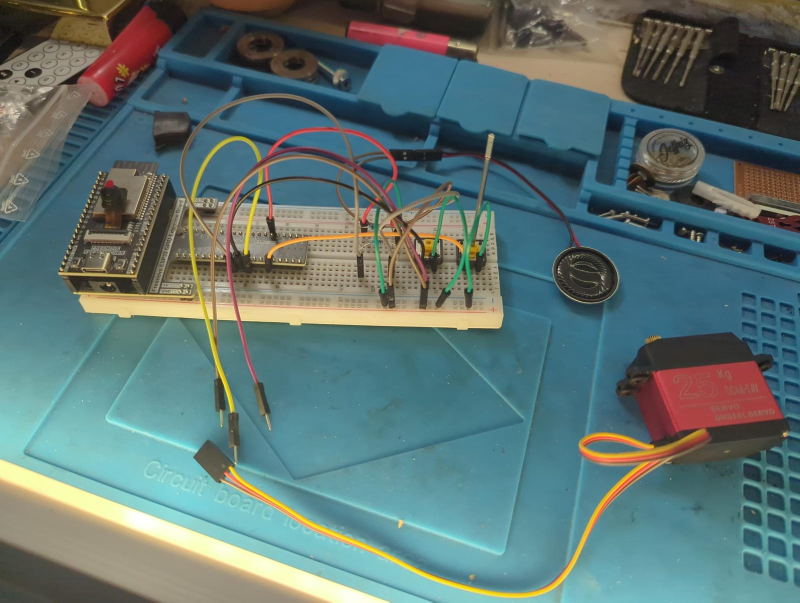
#> input picture docs/photos/2026-11-08-bench-wrover-breadboard-servo-overview.jpg, 1600 x 1205 px (shown at 1/2 size)
$ python build.py
#> lines starting #> are read from the running program, lines starting #| are printed output that depends on the picture
#!/usr/bin/env python3
"""
Build the static site so it always reflects the repository.

Run from anywhere:  python site/build.py [OUTPUT_DIR]
OUTPUT_DIR defaults to site/_build (not committed). The site shows only the current design (hardware 6.4: chassis
6.4 and electronics module case 1.0), at stable URLs. The script:
  - copies site/ (css, js, img, vendored three.js, the assembly wizard site/assembly/) into the output folder
  - home page <out>/index.html, print guide print/ (site/printguide.py, from hardware/plates/), module page module/
    (site/modulepage.py) and manual page manual/ (docs/manual/ and hardware/template/), in English, Italian and
    German: site/pages.py with the texts in site/content/
  - copies the bench photos of the home page from docs/photos/ into <out>/photos/, with smaller previews in
    <out>/photos/thumb/ when Pillow is installed (the originals otherwise)
  - every footer shows the hardware, firmware and product versions (site/versions.py) and the build commit
  - full-screen 3D page <out>/3d/ from hardware/assembly/ with site/viewer/make_viewer.py (decimated meshes as
    separate STL files, three.js r128 from site/vendor/three-r128/); bought-parts page <out>/parts/
    (hardware/bom.json, chassis and module) with site/bom.py
The 3D page needs numpy, and fast_simplification to decimate the meshes (without it the full
meshes are used): pip install numpy fast_simplification. Everything else is standard library.
"""
import shutil
import sys
from pathlib import Path

SITE = Path(__file__).resolve().parent
ROOT = SITE.parent
OUT = Path(sys.argv[1]).resolve() if len(sys.argv) > 1 else SITE / '_build'
REPO = 'https://github.com/ricricucit/kibble-dispenser'


def copy_photos(names):
    """Copy the photos to <out>/photos/ and write previews to <out>/photos/thumb/ (Pillow) or copy them there."""
    src, dst, thumbs = ROOT / 'docs/photos', OUT / 'photos', OUT / 'photos/thumb'
    thumbs.mkdir(parents=True, exist_ok=True)
    try:
        from PIL import Image
    except ImportError:
        Image = None
        print('Pillow not installed: the photos use the full-size images')
    for name in names:
        f = src / name
        if not f.exists():
            sys.exit(f'{f.relative_to(ROOT)} not found')
        shutil.copy2(f, dst / name)
        if Image:
            with Image.open(f) as im:
#> im is the input picture: PIL image 1600x1205 RGB; mean R, G, B 93.9, 115.7, 113.5
                im.thumbnail((640, 640))
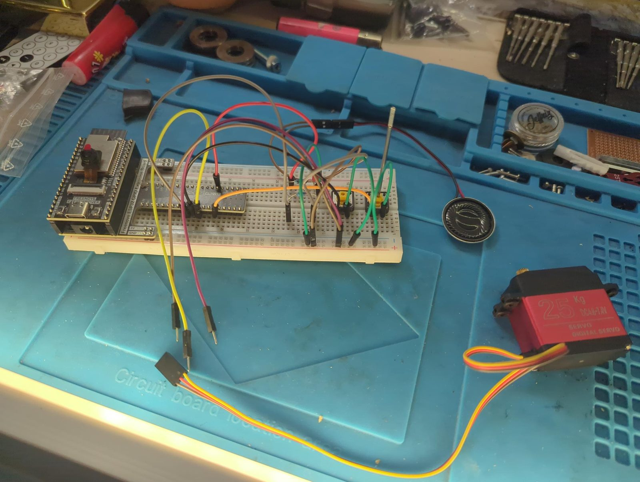
#> im: PIL image 640x482 RGB; mean R, G, B 93.9, 115.7, 113.5
                im.save(thumbs / name, quality=80, optimize=True, progressive=True)
        else:
            shutil.copy2(f, thumbs / name)


LINKS_CURRENT = [
    {'href': '../', 'label': {'en': 'Project home', 'it': 'Pagina del progetto', 'de': 'Projektseite'}},
    {'href': '../print/', 'label': {'en': 'Print guide', 'it': 'Guida di stampa', 'de': 'Druckanleitung'}},
    {'href': '../parts/', 'label': {'en': 'Bought parts', 'it': 'Pezzi extra', 'de': 'Zukaufteile'}},
    {'href': '../module/', 'label': {'en': 'Electronics module', 'it': 'Modulo elettronica', 'de': 'Elektronikmodul'}},
    {'href': '../assembly/', 'label': {'en': 'Assembly guide', 'it': 'Guida al montaggio', 'de': 'Montageanleitung'}},
    {'href': '../manual/', 'label': {'en': 'Manual', 'it': 'Manuale', 'de': 'Handbuch'}},
    {'href': f'{REPO}/tree/main/hardware', 'label': {'en': 'Files on GitHub', 'it': 'File su GitHub', 'de': 'Dateien auf GitHub'}},
]
# 3D page: (manifest, output folder, path to the site root, links, face cap per part, mesh budget MB, extra page data)
VIEWERS = [
    ('hardware/assembly/v64_viewer.json', '3d', '../', LINKS_CURRENT, 30000, 24.0, {}),
]


def design_pages():
    """Full-screen 3D page 3d/ and bought-parts page parts/."""
    sys.path.insert(0, str(SITE / 'viewer'))
    sys.path.insert(0, str(SITE))
    try:
        import make_viewer
        import versions
    except ImportError as e:
        sys.exit(f'the 3D pages need numpy ({e}): pip install numpy fast_simplification')
    import bom
    if make_viewer.fast_simplification is None:
        print('fast_simplification not installed: the 3D pages use the full meshes')
    ver = versions.load()
    for manifest, folder, root, links, max_faces, budget, extra in VIEWERS:
        page = OUT / folder
        page.mkdir(parents=True)
        print(make_viewer.build(str(ROOT / manifest), str(page / 'index.html'), max_faces=max_faces, budget_mb=budget,
                                mesh_dir=str(page / 'meshes'), mesh_url='meshes/', three_src=f'{root}vendor/three-r128/three.min.js',
                                extra={'links': links, 'version': versions.viewer_data(ver), **extra}))
    for design, cfg in bom.DESIGNS.items():
        parts = OUT / cfg['page']
        parts.mkdir(parents=True, exist_ok=True)
        (parts / 'index.html').write_text(bom.render_page(bom.load(design), versions.html_line(ver)), encoding='utf-8')


def main():
    if OUT.exists():
        shutil.rmtree(OUT)
    skip = {'build.py', 'bom.py', 'pages.py', 'printguide.py', 'modulepage.py', 'versions.py', 'content', 'viewer', '_build',
            '__pycache__', OUT.name}
    shutil.copytree(SITE, OUT, ignore=lambda d, names: [n for n in names if n in skip or n.endswith('.pyc')])
    sys.path.insert(0, str(SITE))
    import pages
    copy_photos([name for name, _ in pages.BENCH])
    design_pages()
    pages.build(OUT)
    n = sum(1 for f in OUT.rglob('*') if f.is_file())
    print(f'site built in {OUT} ({n} files)')


if __name__ == '__main__':
#> (the run stopped early here; a loop or call above may not have finished)
